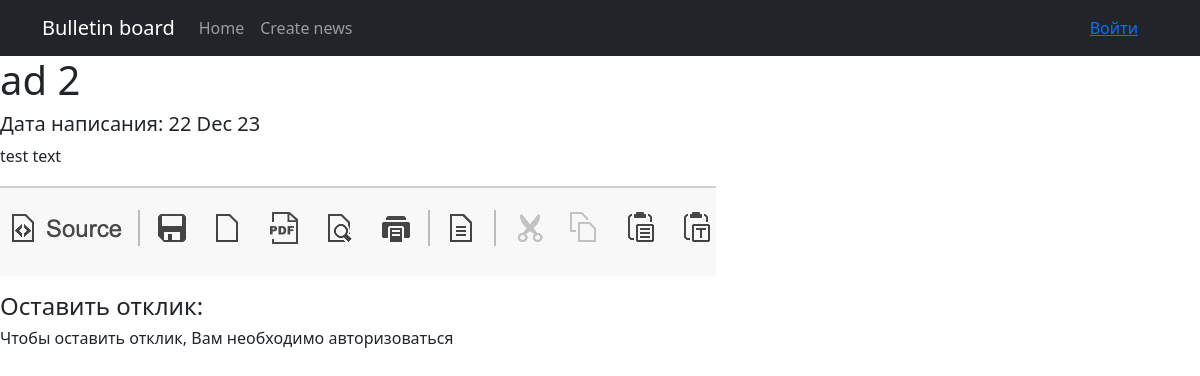
/19, run on the app's committed database.
### board/models.py (models this page shows, shortened)
class Ad(models.Model):
    created_at = models.DateTimeField(auto_now_add=True)
    created_by = models.ForeignKey(
        User,
        on_delete=models.PROTECT,
        related_name='ads',
        null=True,
    )
    title = models.CharField(max_length=100, default='')
    text = RichTextUploadingField()
    category = models.CharField(
        max_length=10,
        choices=CATEGORIES,
        default='1'
    )

### board/views.py (the view, shortened to what this page needs)
# urls.py: path('<int:pk>', views.AdDetailView.as_view(), name='ad_detail'),
class AdDetailView(DetailView):
    model = Ad
    template_name = 'ad_detail.html'
    context_object_name = 'ad'
    def get_context_data(self, **kwargs):
        context = super(AdDetailView, self).get_context_data(**kwargs)
        context['response_form'] = ResponseForm()
        return context

### templates/ad_detail.html
{% extends 'default.html' %}
{% block content %}
    <h1>{{ ad.title }}</h1>
    <h5>Дата написания: {{ ad.created_at|date:'d M y' }}</h5>
    {{ ad.text|safe }}
    <h4>Оставить отклик:</h4>
    {% if user.is_authenticated %}
        <form method="post">
            {% csrf_token %}
            {{ response_form.as_p }}
            <button type="submit">Добавить отклик</button>
        </form>
    {% else %}
        <h6>Чтобы оставить отклик, Вам необходимо авторизоваться</h6>
    {% endif %}
{% endblock %}

### data on the page
Ad: title "ad 2", created_at "22 Dec 23", text "test text", text (picture)
